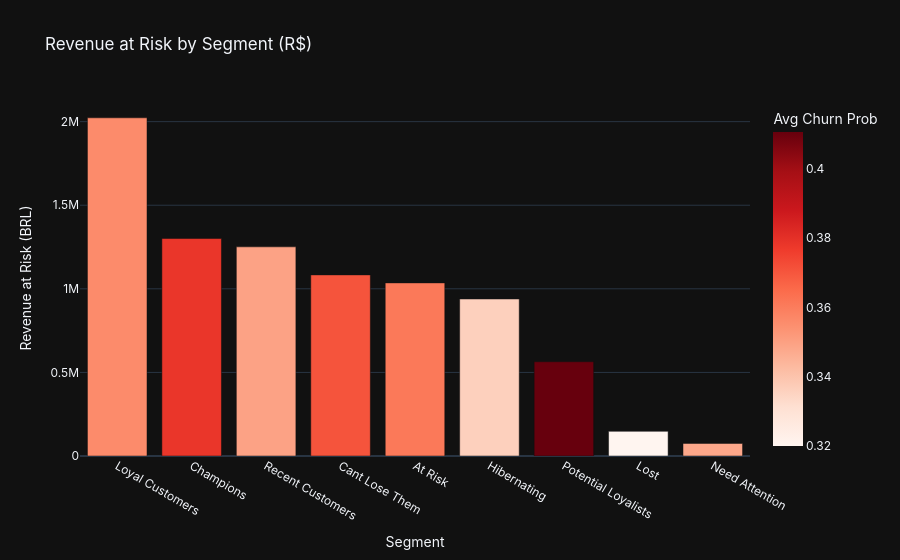

The code cell stored with this chart in its notebook:
### Markdown cell above
## 4. Revenue at Risk by Segment

### Code cell
seg_risk = df.groupby('Segment').agg(
    orders =('order_id','count'),
    total_clv      =('CLV','sum'),
    revenue_at_risk=('revenue_at_risk','sum'),
    avg_churn_prob =('churn_prob','mean')
).sort_values('revenue_at_risk', ascending=False).reset_index()

print(seg_risk.to_string(index=False))

fig_risk = px.bar(seg_risk, x='Segment', y='revenue_at_risk',
    color='avg_churn_prob', color_continuous_scale='Reds',
    title=' Revenue at Risk by Segment (R$)',
    labels={'revenue_at_risk':'Revenue at Risk (BRL)','avg_churn_prob':'Avg Churn Prob'})
fig_risk.update_layout(template='plotly_dark', font_family='Inter')
fig_risk.show()

### Figure 1 — Plotly figure (JSON) as saved in the notebook; plotly's stock layout.template omitted (floating-point values rounded to 4 significant figures)
{"data": [{"hovertemplate": "Segment=%{x}<br>Revenue at Risk (BRL)=%{y}<br>Avg Churn Prob=%{marker.color}<extra></extra>", "legendgroup": "", "marker": {"color": [0.3559, 0.3783, 0.3495, 0.3707, 0.3611, 0.3361, 0.4107, 0.3199, 0.3481], "coloraxis": "coloraxis", "pattern": {"shape": ""}}, "name": "", "orientation": "v", "showlegend": false, "textposition": "auto", "type": "bar", "x": ["Loyal Customers", "Champions", "Recent Customers", "Cant Lose Them", "At Risk", "Hibernating", "Potential Loyalists", "Lost", "Need Attention"], "xaxis": "x", "y": [2023000.0, 1301000.0, 1251000.0, 1083000.0, 1035000.0, 939200.0, 563700.0, 147500.0, 75190.0], "yaxis": "y"}], "layout": {"barmode": "relative", "coloraxis": {"autocolorscale": false, "colorbar": {"title": {"text": "Avg Churn Prob"}}, "colorscale": [[0, "rgb(255,245,240)"], [0.125, "rgb(254,224,210)"], [0.25, "rgb(252,187,161)"], [0.375, "rgb(252,146,114)"], [0.5, "rgb(251,106,74)"], [0.625, "rgb(239,59,44)"], [0.75, "rgb(203,24,29)"], [0.875, "rgb(165,15,21)"], [1, "rgb(103,0,13)"]]}, "font": {"family": "Inter"}, "legend": {"tracegroupgap": 0}, "title": {"text": " Revenue at Risk by Segment (R$)"}, "xaxis": {"anchor": "y", "domain": [0, 1], "title": {"text": "Segment"}}, "yaxis": {"anchor": "x", "domain": [0, 1], "title": {"text": "Revenue at Risk (BRL)"}}}}
